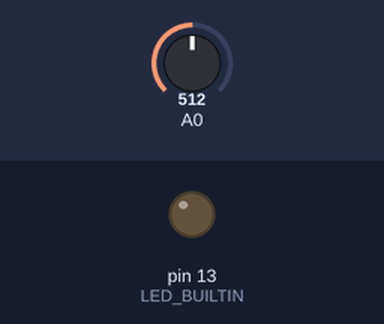
The sketch below on a simulated Arduino Uno, built with avr-gcc and run on an emulated ATmega328P. Parts: output pins drawn as LEDs (lit = HIGH). Inputs (shaded band) come from the test bench; at power-on: A0 = 512.

Above: at 1.8 s.
1.9 s: A0 set to 313
3.4 s: A0 set to 281
At 4.6 s:
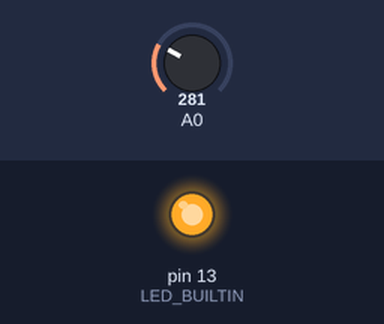
5.5 s: A0 set to 306
At 7.2 s:
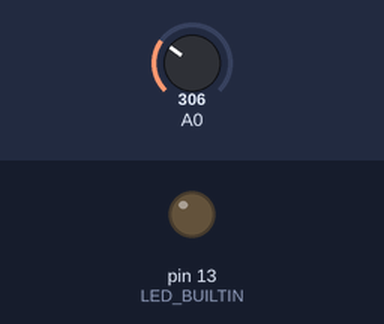
7.5 s: A0 set to 290
At 8.9 s:
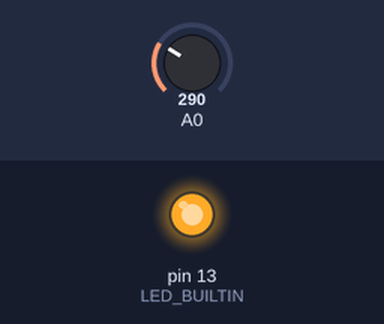
Timing chart, 0 to 10.5 s (numbered marks = the images above; inputs shaded):
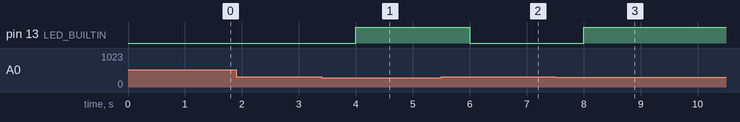

The sketch:

Plant_Moisture_Reader.ino
```cpp
//Programming an Arduino board to read in soil moisture values and decide whether to turn the inbuilt LED on based on the recorded value
void setup() {
  //define the inbuilt LED as the output source
  pinMode(LED_BUILTIN, OUTPUT);
}

void loop() {
  //Read in soil moisture content value as data recorded from sensor connected to specified port
  int val;
  val = analogRead(0);
  //Turn on light if content value is below certain threshold
  //With sensor being used:
  //0-300 = dry soil
  //300-700 = moist soil
  //700-950 = underwater
  if (val < 300) {
    digitalWrite(LED_BUILTIN, HIGH);
  }
  //Turn off light if content value is above given threshold
  else {
    digitalWrite(LED_BUILTIN, LOW);
  }
  delay(1000);
}
```

Measured:
- the behaviour switches between 300 and 299 on A0 (found by bisection; images 0 and 1)
- after the input at 1.9 s, every drawn part: stays the same
- after the input at 3.4 s, pin 13 (LED_BUILTIN): LOW → HIGH after 0.60 s
- after the input at 5.5 s, pin 13 (LED_BUILTIN): HIGH → LOW after 0.50 s
- after the input at 7.5 s, pin 13 (LED_BUILTIN): LOW → HIGH after 0.50 s
